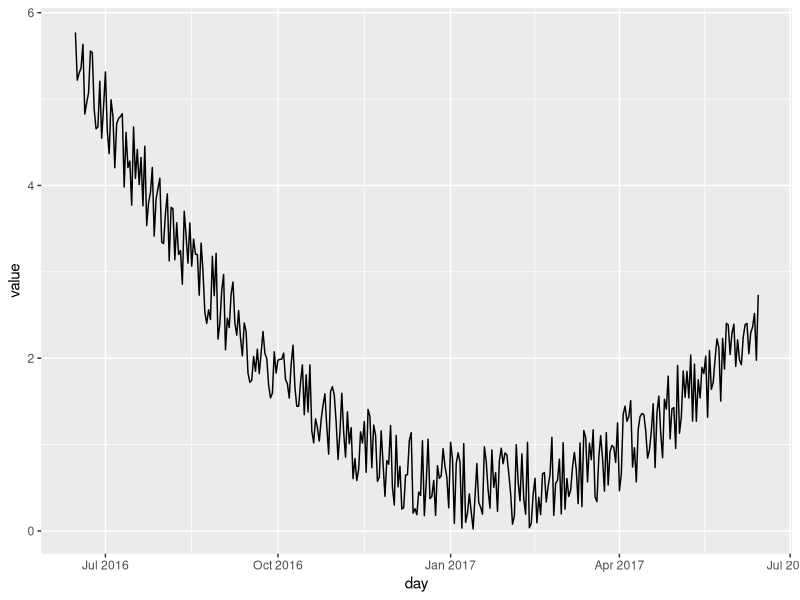

Write R code to recreate this figure.
library(ggplot2)
library(dplyr)
data=data.frame(
  day=as.Date("2017-06-14") - 0:364,
  value=runif(365) + seq(-140, 224)^2/10000
)
ggplot(data,aes(x=day,y=value))+
  geom_line()
